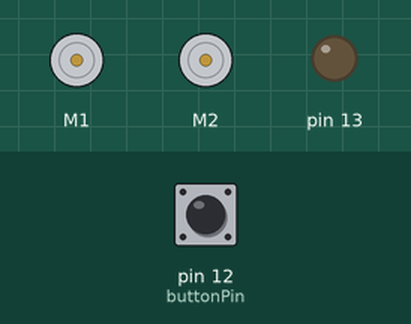
This sketch was run on a simulated Arduino Uno, built with avr-gcc and run on an emulated ATmega328P. Parts: 2 × DC motor (green arrow = forward, orange = backward, longer = faster), output pins drawn as LEDs (lit = HIGH). Inputs (shaded band) come from the test bench; at power-on: pin 12 (buttonPin) HIGH. What the sketch prints to the serial monitor is not drawn.

Above: at 0.8 s.
0.9 s: pin 12 (buttonPin) pulled LOW for 0.15 s
At 1.5 s:
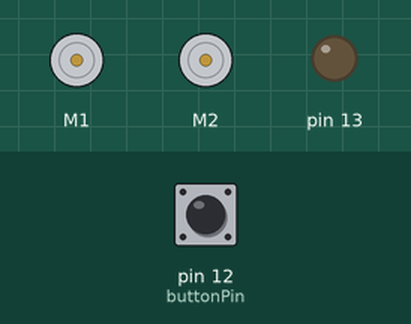
Timing chart, 0 to 9.9 s (numbered marks = the images above; inputs shaded):
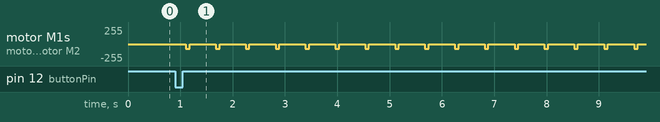

Measured:
- after the input at 0.9 s, motor M1, motor M2: alternates backward 69/255 for 0.07 s and stopped for 0.50 s, starting after 0.21 s

The sketch:

SmartBumper_V1.3.ino
```cpp
#include <RedBot.h>
RedBotMotors motors;
RedBotBumper lBumper = RedBotBumper(3);  // initialzes bumper object on pin 3
RedBotBumper rBumper = RedBotBumper(11); // initialzes bumper object on pin 11

const int buttonPin = 12; // variable to store the button Pin
int lBumperState;  // state variable to store the bumper value
int rBumperState;  // state variable to store the bumper value
int xx = 1;

void setup()
{
  Serial.begin(9600);
  pinMode(buttonPin, INPUT_PULLUP);
  pinMode(13, OUTPUT);

  do
  {
    delay(10);
    Serial.print("Waiting");
    Serial.print("\n");
  }while ( digitalRead(buttonPin) == HIGH );
}


void loop()
{
  delay(200);
  motors.drive(-70);
  delay(70);
  motors.stop();
  delay(300);
}
```
